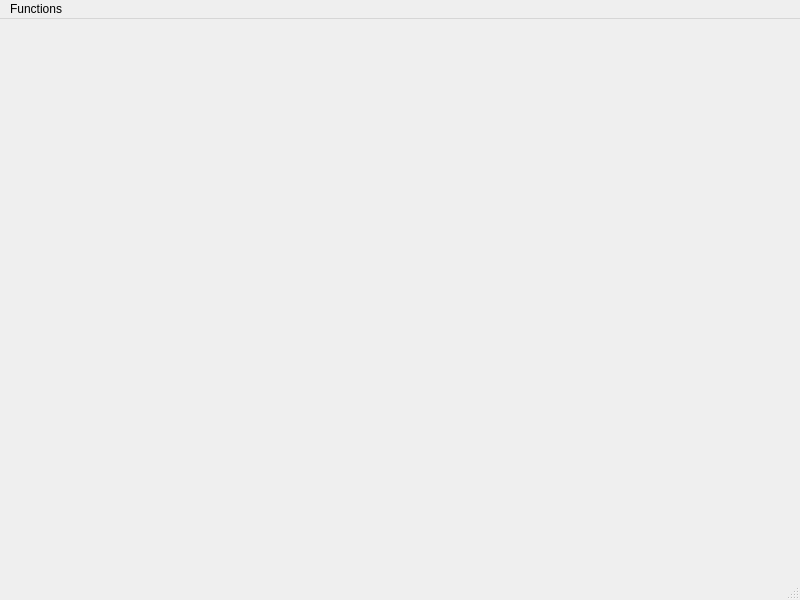
<?xml version="1.0" encoding="UTF-8"?>
<ui version="4.0">
 <class>MainWindow</class>
 <widget class="QMainWindow" name="MainWindow">
  <property name="geometry">
   <rect>
    <x>0</x>
    <y>0</y>
    <width>800</width>
    <height>600</height>
   </rect>
  </property>
  <property name="windowTitle">
   <string>MainWindow</string>
  </property>
  <widget class="QWidget" name="centralwidget"/>
  <widget class="QMenuBar" name="menubar">
   <property name="geometry">
    <rect>
     <x>0</x>
     <y>0</y>
     <width>800</width>
     <height>25</height>
    </rect>
   </property>
   <widget class="QMenu" name="menuFunctions">
    <property name="title">
     <string>Functions</string>
    </property>
    <addaction name="actionImport"/>
    <addaction name="separator"/>
    <addaction name="actionAdd_Tolerence"/>
    <addaction name="actionAdd_Dimension"/>
    <addaction name="actionAdd_Datum"/>
   </widget>
   <addaction name="menuFunctions"/>
  </widget>
  <widget class="QStatusBar" name="statusbar"/>
  <action name="actionImport">
   <property name="text">
    <string>Import</string>
   </property>
  </action>
  <action name="actionAdd_Tolerence">
   <property name="text">
    <string>Add Tolerence</string>
   </property>
  </action>
  <action name="actionAdd_Dimension">
   <property name="text">
    <string>Add Dimension</string>
   </property>
  </action>
  <action name="actionAdd_Datum">
   <property name="text">
    <string>Add Datum</string>
   </property>
  </action>
 </widget>
 <resources/>
 <connections/>
</ui>
